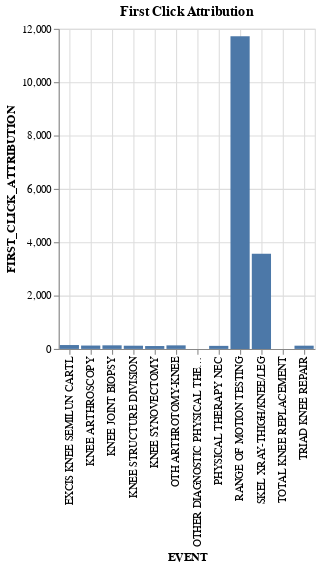

Source (notebook cell):
### Markdown cell above
<p style = 'font-size:16px;font-family:Arial;color:#00233C'>The above output shows the values of each type of Attribution for EACH event that we have in the different PATHS and the totals for each event/model combination.</p>
<hr style="height:2px;border:none;background-color:#00233C;">
<p style = 'font-size:20px;font-family:Arial;color:#00233C'><b>6. Visualization</b></p>
    <p style = 'font-size:18px;font-family:Arial;color:#00233C'> <b>Visualize Using Data from the Last Query</p>

### Code cell
%chart EVENT, FIRST_CLICK_ATTRIBUTION  , title="First Click Attribution", width = 600

### Figure 1 — Vega-Lite specification as saved in the notebook (floating-point values rounded to 4 significant figures)
{"$schema": "https://vega.github.io/schema/vega-lite/v3.json", "data": {"format": {"type": "csv"}, "values": "\"EVENT\",\"FIRST_CLICK_ATTRIBUTION\",\"LAST_CLICK_ATTRIBUTION\",\"UNIFORM_ATTRIBUTION\",\"EXPONENTIAL_ATTRIBUTION\"\n\"KNEE JOINT BIOPSY\",\"134\",\"6853\",\"1518.1201330918473\",\"3667.8067681261564\"\n\"KNEE ARTHROSCOPY\",\"126\",\"5261\",\"1828.3676070188394\",\"3619.2983298578542\"\n\"OTHER DIAGNOSTIC PHYSICAL THERAPY PROCEDURE\",\"0\",\"1938\",\"363.6629836666626\",\"997.4909149086209\"\n\"OTH ARTHROTOMY-KNEE\",\"133\",\"567\",\"3628.1780402992326\",\"3627.925813822992\"\n\"PHYSICAL THERAPY NEC\",\"114\",\"277\",\"4546.251630984565\",\"2329.1769794030356\"\n\"SKEL XRAY-THIGH/KNEE/LEG\",\"3563\",\"249\",\"910.8024095958978\",\"378.190463136262\"\n\"TRIAD KNEE REPAIR\",\"121\",\"245\",\"255.50543839115986\",\"268.47105163169573\"\n\"EXCIS KNEE SEMILUN CARTL\",\"145\",\"237\",\"268.478592563269\",\"268.11746919169207\"\n\"KNEE SYNOVECTOMY\",\"108\",\"231\",\"258.4355625755411\",\"267.45730017042496\"\n\"KNEE STRUCTURE DIVISION\",\"120\",\"215\",\"262.51587664142005\",\"254.95417873057914\"\n\"RANGE OF MOTION TESTING\",\"11723\",\"214\",\"2446.681725171978\",\"608.1107310205732\"\n\"TOTAL KNEE REPLACEMENT\",\"\",\"\",\"\",\"\"\n"}, "encoding": {"x": {"axis": {"grid": true, "title": "EVENT"}, "field": "EVENT", "type": "nominal"}, "y": {"axis": {"grid": true, "title": "FIRST_CLICK_ATTRIBUTION"}, "field": "FIRST_CLICK_ATTRIBUTION", "type": "quantitative"}}, "mark": {"color": "#4C78A8", "type": "bar"}, "title": "First Click Attribution", "width": "600"}
